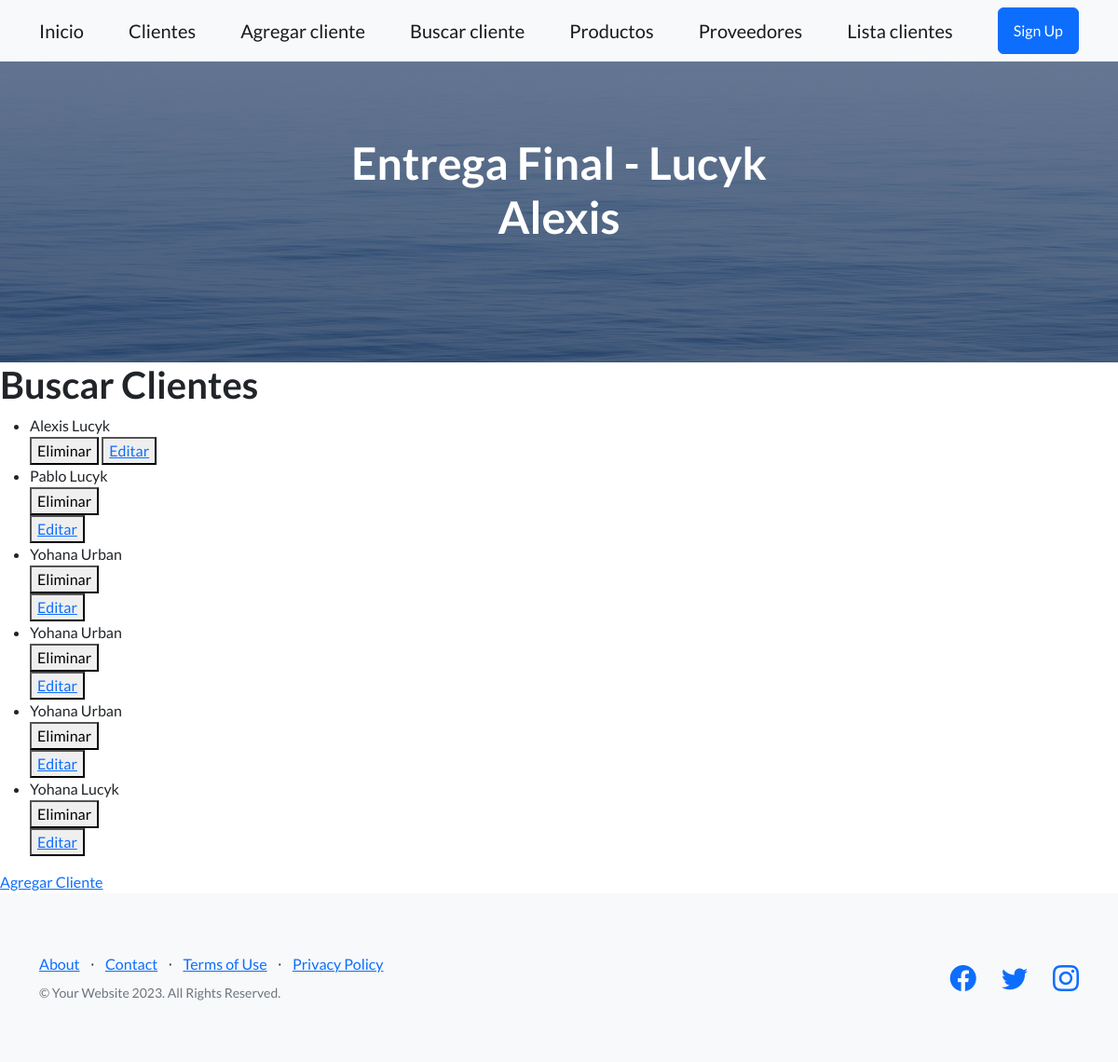
The page /app-tercera/cliente/ on the database as committed earlier.
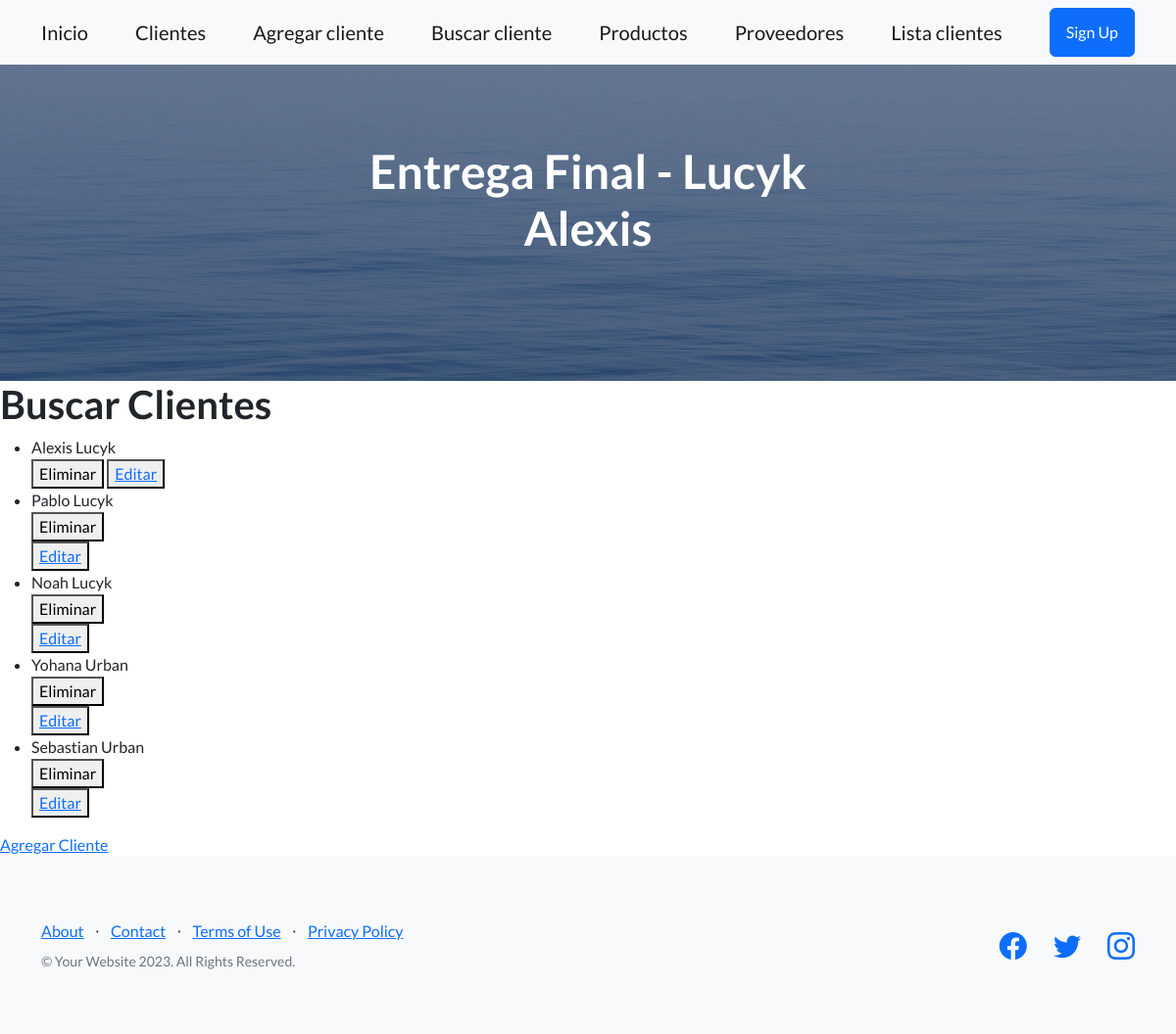
The same page on the database as committed later.
### AppTercera/models.py (models this page shows, shortened)
class Cliente(models.Model):
    apellido=models.CharField(max_length=30)
    nombre=models.CharField(max_length=30)
    telefono=models.IntegerField()

### AppTercera/views.py (the view)
# urls.py: path('cliente/', clientes, name='Pag_Cliente'),
def clientes(req):
    lista=Cliente.objects.all()
    return render(req, 'lista_clientes.html', {'lista_clientes': lista})

### AppTercera/templates/lista_clientes.html
{% extends 'padre.html' %}
{% block contenidoQueCambia %}
<h1>Buscar Clientes</h1>
<form action="{% url 'Lista_Clientes' %}" method="get">
    <ul>
        {% for cliente in lista_clientes %}
            <li>{{cliente.nombre}} {{cliente.apellido}}</li>
            <div>
                <form action="{% url 'Eliminar_Cliente' cliente.id %}" method="post"> {% csrf_token %}
                    <button type="submit">Eliminar</button>
                </form>
                <button>
                    <a href="{% url 'Editar_Cliente' cliente.id %}">Editar</a>
                </button>
            </div>
        {% endfor %}
    </ul>
    <a href="{% url 'Pag_ClienteForm' %}">Agregar Cliente</a>
</form>
{% endblock contenidoQueCambia %}

### AppTercera/templates/padre.html (shortened to what this page needs)
<!DOCTYPE html>
<html lang="en">
    <head>
        {% load static %}
        <link href="https://cdn.jsdelivr.net/npm/bootstrap-icons@1.5.0/font/bootstrap-icons.css" rel="stylesheet" type="text/css" />
        <link href='{% static "css/styles.css" %}' rel="stylesheet" />
    </head>
    <body>
        {% include 'navbar.html' %}
        <header class="masthead">
            <div class="container position-relative">
                <div class="row justify-content-center">
                    <div class="col-xl-6">
                        <div class="text-center text-white">
                            <h1 class="mb-5">Entrega Final - Lucyk Alexis</h1>
                        </div>
                    </div>
                </div>
            </div>
        </header>
        {% block contenidoQueCambia %}
        {% endblock contenidoQueCambia %}
        <footer class="footer bg-light">
            <div class="container">
                <div class="row">
                    <div class="col-lg-6 h-100 text-center text-lg-start my-auto">
                        <ul class="list-inline mb-2">
                            <li class="list-inline-item"><a href="#!">About</a></li>
                            <li class="list-inline-item">⋅</li>
                            <li class="list-inline-item"><a href="#!">Contact</a></li>
                            <li class="list-inline-item">⋅</li>
                            <li class="list-inline-item"><a href="#!">Terms of Use</a></li>
                            <li class="list-inline-item">⋅</li>
                            <li class="list-inline-item"><a href="#!">Privacy Policy</a></li>
                        </ul>
                        <p class="text-muted small mb-4 mb-lg-0">&copy; Your Website 2023. All Rights Reserved.</p>
                    </div>
                    <div class="col-lg-6 h-100 text-center text-lg-end my-auto">
                        <ul class="list-inline mb-0">
                            <li class="list-inline-item me-4">
                                <a href="#!"><i class="bi-facebook fs-3"></i></a>
                            </li>
                            <li class="list-inline-item me-4">
                                <a href="#!"><i class="bi-twitter fs-3"></i></a>
                            </li>
                            <li class="list-inline-item">
                                <a href="#!"><i class="bi-instagram fs-3"></i></a>
                            </li>
                        </ul>
                    </div>
                </div>
            </div>
        </footer>
    </body>
</html>

### AppTercera/templates/navbar.html
<nav class="navbar navbar-light bg-light static-top">
    <div class="container">
        <a class="navbar-brand" href="{% url 'Inicio' %}">Inicio</a>
        <a class="navbar-brand" href="{% url 'Pag_Cliente' %}">Clientes</a>
        <a class="navbar-brand" href="{% url 'Pag_ClienteForm' %}">Agregar cliente</a>
        <a class="navbar-brand" href="{% url 'Pag_BuscarCliente' %}">Buscar cliente</a>
        <a class="navbar-brand" href="{% url 'Pag_Productos' %}">Productos</a>
        <a class="navbar-brand" href="{% url 'Pag_Proveedores' %}">Proveedores</a>
        <a class="navbar-brand" href="{% url 'Lista_Clientes' %}">Lista clientes</a>
        <a class="btn btn-primary" href="#signup">Sign Up</a>
    </div>
</nav>

Rows that differ between the two databases and show on the page:
removed Cliente: nombre "Yohana", apellido "Urban"
removed Cliente: nombre "Yohana", apellido "Urban"
removed Cliente: nombre "Yohana", apellido "Lucyk"
added Cliente: nombre "Noah", apellido "Lucyk"
added Cliente: nombre "Sebastian", apellido "Urban"
